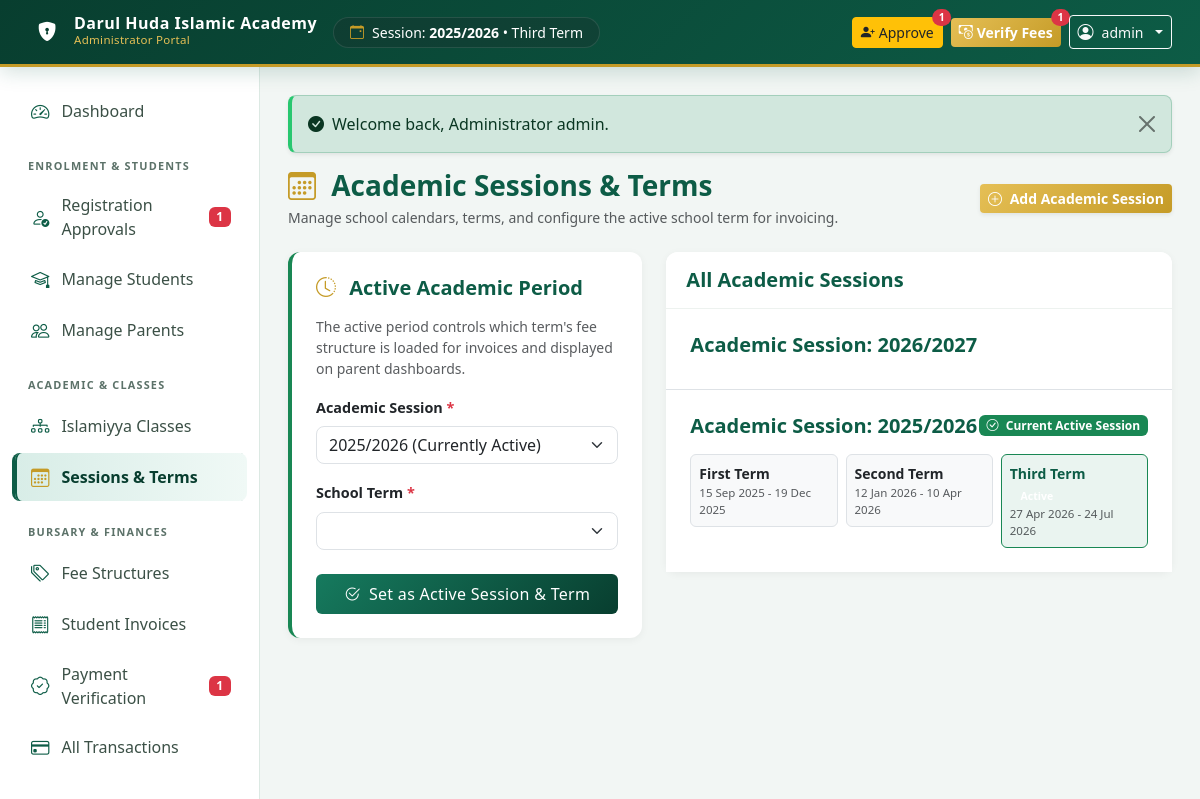
Screenshot of /admin/sessions.php (signed in) with the database file from the repository.
### tables this page shows
CREATE TABLE `academic_terms` (
  `id` INT AUTO_INCREMENT PRIMARY KEY,
  `session_id` INT NOT NULL,
  `term_name` VARCHAR(50) NOT NULL,  
  `start_date` DATE NULL,
  `end_date` DATE NULL,
  `is_current` TINYINT(1) NOT NULL DEFAULT 0,
  `created_at` TIMESTAMP DEFAULT CURRENT_TIMESTAMP,
  CONSTRAINT `fk_term_session` FOREIGN KEY (`session_id`) REFERENCES `academic_sessions` (`id`) ON DELETE CASCADE
);

CREATE TABLE `academic_sessions` (
  `id` INT AUTO_INCREMENT PRIMARY KEY,
  `session_name` VARCHAR(50) NOT NULL UNIQUE,  
  `is_current` TINYINT(1) NOT NULL DEFAULT 0,
  `created_at` TIMESTAMP DEFAULT CURRENT_TIMESTAMP
);

### config/app.php (called while the page is built, shortened)
<?php
function get_school_settings(): array {
    static $settings = null;
    if ($settings === null) {
        try {
            $pdo = get_db_connection();
            $stmt = $pdo->query("SELECT setting_key, setting_value FROM school_settings");
            $rows = $stmt->fetchAll();
            $settings = [];
            foreach ($rows as $row) {
                $settings[$row['setting_key']] = $row['setting_value'];
            }
        } catch (Exception $e) {
            $settings = [
                'school_name' => 'Darul Huda Islamic Academy',
                'school_motto' => 'Excellence in Quranic & Islamic Education',
                'school_phone' => '+234 803 123 4567',
                'school_email' => 'info@darulhuda.edu.ng',
                'school_address' => 'Plot 14, Al-Hikmah Way, Abuja, Nigeria',
                'currency_symbol' => '₦',
                'currency_code' => 'NGN',
                'bank_name' => 'Jaiz Bank PLC',
                'bank_account_name' => 'Darul Huda Islamic Academy',
                'bank_account_number' => '0012345678',
            ];
        }
    }
    return $settings;
}
function get_setting(string $key, string $default = ''): string {
    $settings = get_school_settings();
    return $settings[$key] ?? $default;
}

### admin/sessions.php (the view, shortened to what this page needs)
<?php
$active_tab = "sessions";
require_once __DIR__ . '/../includes/admin_header.php';
$pdo = get_db_connection();
$sessions = $pdo->query("SELECT * FROM academic_sessions ORDER BY id DESC")->fetchAll();
?>
<div class="d-flex flex-wrap justify-content-between align-items-center mb-4">
    <div>
        <h3 class="fw-bold text-islamic mb-1">
            <i class="bi bi-calendar3 text-gold me-2"></i> Academic Sessions & Terms
        </h3>
        <p class="text-muted small mb-0">Manage school calendars, terms, and configure the active school term for invoicing.</p>
    </div>
    <button type="button" class="btn btn-gold btn-sm shadow-sm" data-bs-toggle="modal" data-bs-target="#addSessionModal">
        <i class="bi bi-plus-circle me-1"></i> Add Academic Session
    </button>
</div>
<div class="row g-4">
    <div class="col-lg-5">
        <div class="card card-modern p-4 border-start border-4 border-success">
            <h5 class="fw-bold text-islamic mb-3">
                <i class="bi bi-clock-history text-gold me-2"></i> Active Academic Period
            </h5>
            <p class="small text-muted mb-3">
                The active period controls which term's fee structure is loaded for invoices and displayed on parent dashboards.
            </p>
            <form method="POST" action="">
                <div class="mb-3">
                    <label class="form-label fw-semibold">Academic Session <span class="text-danger">*</span></label>
                    <select name="session_id" id="session_select" class="form-select" required>
                        <?php foreach ($sessions as $s): ?>
                            <option value="<?= $s['id'] ?>" <?= $s['is_current'] ? 'selected' : '' ?>>
                                <?= e($s['session_name']) ?> <?= $s['is_current'] ? '(Currently Active)' : '' ?>
                            </option>
                        <?php endforeach; ?>
                    </select>
                </div>
                <div class="mb-4">
                    <label class="form-label fw-semibold">School Term <span class="text-danger">*</span></label>
                    <select name="term_id" class="form-select" required>
                    </select>
                </div>
                <button type="submit" name="set_current_term" value="1" class="btn btn-islamic w-100 py-2">
                    <i class="bi bi-check2-circle me-1"></i> Set as Active Session & Term
                </button>
            </form>
        </div>
    </div>
    <div class="col-lg-7">
        <div class="card card-modern">
            <div class="card-header bg-white d-flex justify-content-between align-items-center py-3">
                <h5 class="mb-0 text-islamic fw-bold">All Academic Sessions</h5>
            </div>
            <div class="card-body p-0">
                <div class="list-group list-group-flush">
                    <?php foreach ($sessions as $s): ?>
                        <?php
                        $stmt_t = $pdo->prepare("SELECT * FROM academic_terms WHERE session_id = ? ORDER BY id ASC");
                        $stmt_t->execute([$s['id']]);
                        $s_terms = $stmt_t->fetchAll();
                        ?>
                        <div class="list-group-item p-4">
                            <div class="d-flex justify-content-between align-items-center mb-2">
                                <h5 class="fw-bold text-islamic mb-0">
                                    Academic Session: <?= e($s['session_name']) ?>
                                </h5>
                                <?php if ($s['is_current']): ?>
                                    <span class="badge bg-success"><i class="bi bi-check-circle me-1"></i> Current Active Session</span>
                                <?php endif; ?>
                            </div>
                            <div class="row g-2 mt-2">
                                <?php foreach ($s_terms as $term_item): ?>
                                    <div class="col-md-4">
                                        <div class="p-2 border rounded <?= $term_item['is_current'] ? 'bg-islamic-soft border-success' : 'bg-light' ?> small">
                                            <div class="fw-bold <?= $term_item['is_current'] ? 'text-islamic' : 'text-dark' ?>">
                                                <?= e($term_item['term_name']) ?>
                                                <?php if ($term_item['is_current']): ?>
                                                    <span class="badge bg-gold ms-1">Active</span>
                                                <?php endif; ?>
                                            </div>
                                            <div class="text-muted" style="font-size: 0.72rem;">
                                                <?= $term_item['start_date'] ? format_date($term_item['start_date']) . ' - ' . format_date($term_item['end_date']) : 'Dates to be announced' ?>
                                            </div>
                                        </div>
                                    </div>
                                <?php endforeach; ?>
                            </div>
                        </div>
                    <?php endforeach; ?>
                </div>
            </div>
        </div>
    </div>
</div>
<?php require_once __DIR__ . '/../includes/admin_footer.php'; ?>

### includes/admin_header.php (shortened to what this page needs)
<?php
$school_name = get_setting('school_name', 'Darul Huda Islamic Academy');
$cur_info = get_current_session_term();
$pending_payments = get_pending_payment_count();
$pending_registrations = get_pending_registration_count();
?>
<!DOCTYPE html>
<html lang="en">
<head>
    <link href="https://cdn.jsdelivr.net/npm/bootstrap@5.3.3/dist/css/bootstrap.min.css" rel="stylesheet">
    <link rel="stylesheet" href="https://cdn.jsdelivr.net/npm/bootstrap-icons@1.11.3/font/bootstrap-icons.min.css">
    <link rel="stylesheet" href="<?= BASE_URL ?>/assets/css/style.css">
</head>
<body>
<nav class="navbar navbar-expand-lg navbar-dark navbar-islamic sticky-top py-2 px-3">
    <div class="container-fluid">
        <a class="navbar-brand d-flex align-items-center" href="<?= BASE_URL ?>/admin/index.php">
            <div class="stat-icon bg-gold text-white me-2" style="width: 38px; height: 38px; font-size: 1.2rem;">
                <i class="bi bi-shield-lock-fill"></i>
            </div>
            <div>
                <span class="navbar-brand-text d-block lh-1 fs-6"><?= e($school_name) ?></span>
                <span class="navbar-brand-subtitle">Administrator Portal</span>
            </div>
        </a>
        <div class="d-none d-md-flex align-items-center bg-dark bg-opacity-25 px-3 py-1 rounded-pill text-white small border border-light border-opacity-10">
            <i class="bi bi-calendar-event text-gold me-2"></i>
            <span>Session: <strong><?= e($cur_info['session_name']) ?></strong> &bull; <?= e($cur_info['term_name']) ?></span>
        </div>
        <div class="ms-auto d-flex align-items-center gap-2">
            <?php if ($pending_registrations > 0): ?>
                <a href="<?= BASE_URL ?>/admin/registrations.php" class="btn btn-sm btn-warning text-dark position-relative d-none d-sm-inline-flex align-items-center" title="Pending Student Registrations">
                    <i class="bi bi-person-plus-fill me-1"></i>
                    <span>Approve</span>
                    <span class="position-absolute top-0 start-100 translate-middle badge rounded-pill bg-danger">
                        <?= $pending_registrations ?>
                    </span>
                </a>
            <?php endif; ?>
            <?php if ($pending_payments > 0): ?>
                <a href="<?= BASE_URL ?>/admin/verify_payments.php" class="btn btn-sm btn-gold position-relative d-none d-sm-inline-flex align-items-center" title="Pending Payment Verifications">
                    <i class="bi bi-cash-coin me-1"></i>
                    <span>Verify Fees</span>
                    <span class="position-absolute top-0 start-100 translate-middle badge rounded-pill bg-danger">
                        <?= $pending_payments ?>
                    </span>
                </a>
            <?php endif; ?>
            <div class="dropdown">
                <button class="btn btn-outline-light dropdown-toggle btn-sm d-flex align-items-center gap-2" type="button" data-bs-toggle="dropdown">
                    <i class="bi bi-person-circle fs-6"></i>
                    <span class="d-none d-md-inline"><?= e($_SESSION['username'] ?? 'Administrator') ?></span>
                </button>
            </div>
        </div>
    </div>
</nav>
<div class="app-container">
    <aside class="sidebar collapse d-lg-block" id="adminSidebar">
        <ul class="nav flex-column">
            <li class="nav-item">
                <a class="nav-link <?= ($active_tab ?? '') === 'dashboard' ? 'active' : '' ?>" href="<?= BASE_URL ?>/admin/index.php">
                    <i class="bi bi-speedometer2"></i> Dashboard
                </a>
            </li>
            <div class="sidebar-heading">Enrolment & Students</div>
            <li class="nav-item">
                <a class="nav-link <?= ($active_tab ?? '') === 'registrations' ? 'active' : '' ?>" href="<?= BASE_URL ?>/admin/registrations.php">
                    <i class="bi bi-person-check"></i> Registration Approvals
                    <?php if ($pending_registrations > 0): ?>
                        <span class="badge bg-danger ms-auto"><?= $pending_registrations ?></span>
                    <?php endif; ?>
                </a>
            </li>
            <li class="nav-item">
                <a class="nav-link <?= ($active_tab ?? '') === 'students' ? 'active' : '' ?>" href="<?= BASE_URL ?>/admin/students.php">
                    <i class="bi bi-mortarboard"></i> Manage Students
                </a>
            </li>
            <li class="nav-item">
                <a class="nav-link <?= ($active_tab ?? '') === 'parents' ? 'active' : '' ?>" href="<?= BASE_URL ?>/admin/parents.php">
                    <i class="bi bi-people"></i> Manage Parents
                </a>
            </li>
            <div class="sidebar-heading">Academic & Classes</div>
            <li class="nav-item">
                <a class="nav-link <?= ($active_tab ?? '') === 'classes' ? 'active' : '' ?>" href="<?= BASE_URL ?>/admin/classes.php">
                    <i class="bi bi-diagram-3"></i> Islamiyya Classes
                </a>
            </li>
            <li class="nav-item">
                <a class="nav-link <?= ($active_tab ?? '') === 'sessions' ? 'active' : '' ?>" href="<?= BASE_URL ?>/admin/sessions.php">
                    <i class="bi bi-calendar3"></i> Sessions & Terms
                </a>
            </li>
            <div class="sidebar-heading">Bursary & Finances</div>
            <li class="nav-item">
                <a class="nav-link <?= ($active_tab ?? '') === 'fees' ? 'active' : '' ?>" href="<?= BASE_URL ?>/admin/fees.php">
                    <i class="bi bi-tags"></i> Fee Structures
                </a>
            </li>
            <li class="nav-item">
                <a class="nav-link <?= ($active_tab ?? '') === 'invoices' ? 'active' : '' ?>" href="<?= BASE_URL ?>/admin/invoices.php">
                    <i class="bi bi-receipt"></i> Student Invoices
                </a>
            </li>
            <li class="nav-item">
                <a class="nav-link <?= ($active_tab ?? '') === 'verify_payments' ? 'active' : '' ?>" href="<?= BASE_URL ?>/admin/verify_payments.php">
                    <i class="bi bi-patch-check"></i> Payment Verification
                    <?php if ($pending_payments > 0): ?>
                        <span class="badge bg-danger ms-auto"><?= $pending_payments ?></span>
                    <?php endif; ?>
                </a>
            </li>
            <li class="nav-item">
                <a class="nav-link <?= ($active_tab ?? '') === 'payments' ? 'active' : '' ?>" href="<?= BASE_URL ?>/admin/payments.php">
                    <i class="bi bi-credit-card"></i> All Transactions
                </a>
            </li>
            <div class="sidebar-heading">Communication & Alerts</div>
        </ul>
    </aside>
    <main class="main-content">
        <div class="container-fluid p-0">
            <?= display_flash() ?>

### rows the page displays
academic_terms: session.session_name "2025/2026", term_name "Third Term", start_date "27 Apr 2026", end_date "24 Jul 2026"
academic_sessions: session_name "2026/2027"
academic_sessions: session_name "2025/2026", is_current 1 (drawn)
academic_terms: term_name "First Term", start_date "15 Sep 2025", end_date "19 Dec 2025"
academic_terms: term_name "Second Term", start_date "12 Jan 2026", end_date "10 Apr 2026"

### other values shown
$school_name "Darul Huda Islamic Academy"
$pending_registrations "1"
$pending_payments "1"
$_SESSION['username'] "admin"
$flash['message'] "Welcome back, Administrator admin."
form field session_id "2025/2026 (Currently Active)"
